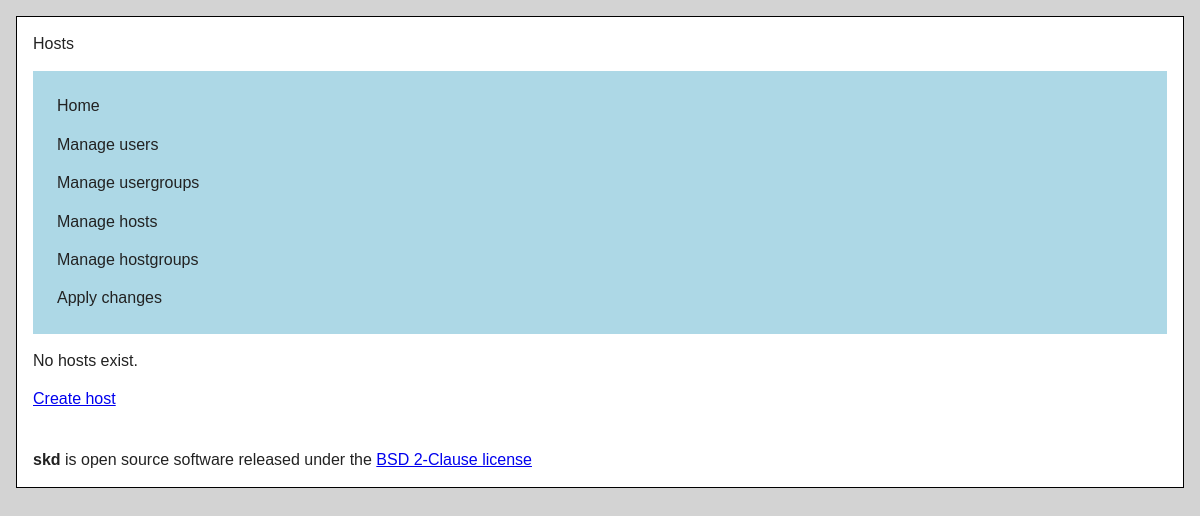
The app's page /hosts/list, older data.
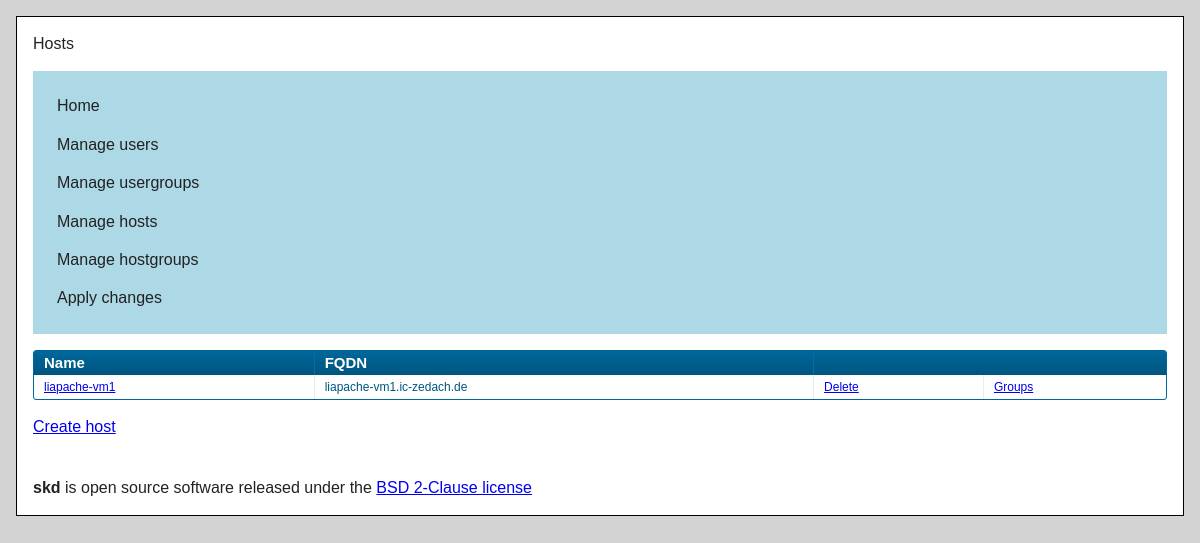
The same page, newer data.
### keys/models.py (models this page shows, shortened)
class Host(models.Model):
    name = models.CharField(max_length = 200, blank=False)
    fqdn = models.CharField(max_length = 200, blank=False)
    comment = models.TextField(blank=True)

### templates/keys/host_list.html
{% extends "index.html" %}
{% load i18n %}
{% block menu %}
    {% with "hosts" as current_category %}
    {{ block.super }}
    {% endwith %}
{% endblock %}
{% block header %}
{% trans "Hosts" %}
{% endblock header %}
{% block content %}
{% if hosts %}
    <div class="datagrid">
        <table>
            <thead>
                <tr>
                    <th>{% trans "Name" %}</th>
                    <th>{% trans "FQDN" %}</th>
                    <th colspan="2">&nbsp;</th>
                </tr>
            </thead>
            <tbody>
            {% for host in hosts %}
            <tr title="{{ host.comment }}">
                <td>
                    <a href="{% url hosts_edit pk=user.id %}">
                        {{ host.name }}
                    </a>
                </td>
                <td>{{ host.fqdn }}</td>
                <td>
                    <a href="{% url hosts_delete pk=user.id %}">
                        {% trans "Delete" %}
                    </a>
                </td>
                <td>
                    <a href="{% url hosts_groups_list host=host.id %}">
                        {% trans "Groups" %}
                    </a>
                </td>
            </tr>
            {% endfor %}
            </tbody>
        </table>
    </div>
{% else %}
    <p>{% trans "No hosts exist." %}</p>
{% endif %}
<p><a href="{% url hosts_create %}">{% trans "Create host" %}</a></p>
{% endblock content %}

### templates/index.html (shortened to what this page needs)
<!doctype html>
{% load i18n %}
{% load staticfiles %}
<html class="no-js" lang="en">
<head>
    <link rel="stylesheet" href="{% static "css/style.css" %}">
    <link rel="stylesheet" href="{% static "css/skd.css" %}">
    <link rel="stylesheet" href="{% static "css/table.css" %}">
</head>
<body>
<div id="border">
    <div id="container">
        <header>
            {% block header %}
            {% endblock header %}
        </header>
        <div id="menu">
            {% block menu %}
                <ul>
                    <li onclick="window.location='{% url home %}'"
                    >
                        {% trans "Home" %}
                    </li>
                    <li onclick="window.location='{% url users_list %}'"
                    >
                        {% trans "Manage users" %}
                    </li>
                    <li onclick="window.location='{% url usergroups_list %}'"
                    >
                        {% trans "Manage usergroups" %}
                    </li>
                    <li onclick="window.location='{% url hosts_list %}'"
                        {% if current_category == "hosts" %}
                            class="currentMenu"
                        {% endif %}
                    >
                        {% trans "Manage hosts" %}
                    </li>
                    <li onclick="window.location='{% url hostgroups_list %}'"
                    >
                        {% trans "Manage hostgroups" %}
                    </li>
                    <li>{% trans "Apply changes" %}</li>
                </ul>
            {% endblock menu %}
        </div>
        <div role="main" id="main">
            {% block content %}
            {% endblock content %}
        </div>
    </div>
    <br style="clear:both"/>
    <footer>
        {% block footer %}{% endblock footer %}
    </footer>
</div>
</body>
</html>

### static/css/style.css (style rules this page uses)
article, aside, details, figcaption, figure, footer, header, hgroup, nav, section { display: block; }
html { font-size: 100%; -webkit-text-size-adjust: 100%; -ms-text-size-adjust: 100%; }
html, button, input, select, textarea { font-family: sans-serif; color: #222; }
body { margin: 0; font-size: 1em; line-height: 1.4; }
a { color: #00e; }
b, strong { font-weight: bold; }
ul, ol { margin: 1em 0; padding: 0 0 0 40px; }
table { border-collapse: collapse; border-spacing: 0; }
td { vertical-align: top; }

### static/css/skd.css (style rules this page uses)
html { background: #d3d3d3; }
div#border { margin: 1em; text-align: justify; padding: 1em; background: #ffffff; border: 1px solid #000000; }
div#menu ul { list-style: none; background: #add8e6; padding: 1em; }
div#menu ul li { padding: 0.5em; }

### static.files/css/table.css (style rules this page uses)
.datagrid table { border-collapse: collapse; text-align: left; width: 100%; }
.datagrid { font: normal 12px/150% Arial, Helvetica, sans-serif; background: #fff; overflow: hidden; border: 1px solid #006699; -webkit-border-radius: 3px; -moz-border-radius: 3px; border-radius: 3px; }
.datagrid table td, .datagrid table th { padding: 3px 10px; }
.datagrid table thead th { background: -webkit-gradient(linear, left top, left bottom, color-stop(0.05, #006699), color-stop(1, #00557F)); background: -moz-linear-gradient(center top, #006699 5%, #00557F 100%); filter: progid:DXImageTransform.Microsoft.gradient(startColorstr = '#006699', endColorstr = '#00557F'); background-color: #006699; color: #FFFFFF; font-size: 15px; font-weight: bold; border-left: 1px solid #0070A8; }
.datagrid table thead th:first-child { border: none; }
.datagrid table tbody td { color: #00557F; border-left: 1px solid #E1EEF4; font-size: 12px; font-weight: normal; }
.datagrid table tbody td:first-child { border: none; }

Row changes from the older to the newer data that the page shows:
added Host: name "liapache-vm1", fqdn "liapache-vm1.ic-zedach.de"
Text that changed along with them:
text no longer shown: "No hosts exist."
text now shown: "Name FQDN"
